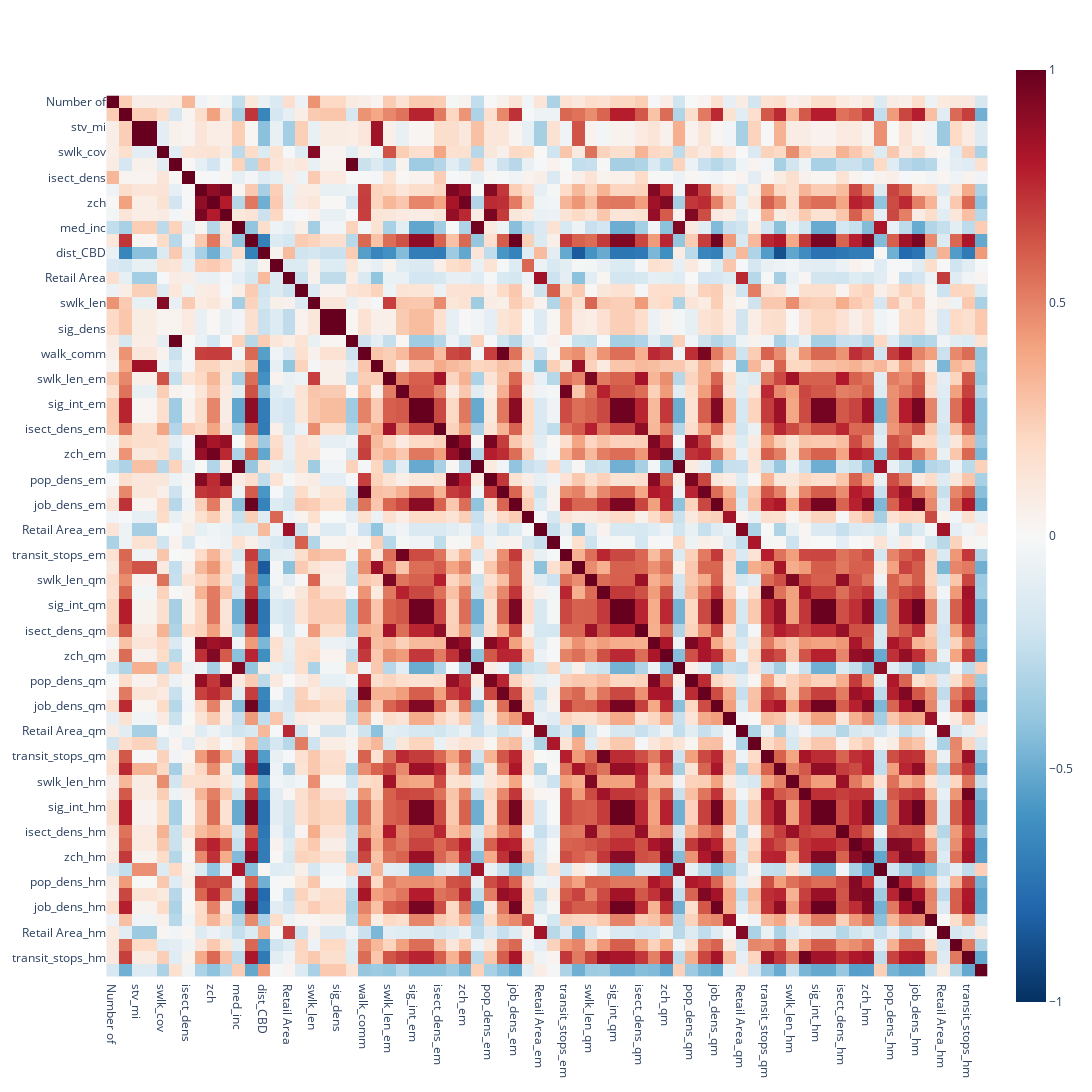

The cell this chart's notebook holds for it:
### Code cell
import plotly.express as px
corr = numeric.corr()
fig = px.imshow(corr, color_continuous_scale='RdBu_r', range_color=[-1, 1])
fig.update_layout(width=1500, height=1500)
fig.show()

### Figure 1 — Plotly figure (JSON) as saved in the notebook; plotly's stock layout.template omitted (floating-point values rounded to 4 significant figures; data arrays with more than 128 entries replaced by an {"elided": "..."} marker saying what was removed)
{"data": [{"coloraxis": "coloraxis", "hovertemplate": "x: %{x}<br>y: %{y}<br>color: %{z}<extra></extra>", "name": "0", "type": "heatmap", "x": ["Number of", "pm_tot", "stv_mi", "stv_ann", "swlk_cov", "bus_stops", "isect_dens", "hh", "zch", "pop_dens", "med_inc", "job_dens", "dist_CBD", "Commercial Area", "Retail Area", "Park Area", "swlk_len", "sig_int", "sig_dens", "tstop_dens", "walk_comm", "stv_mi_em", "swlk_len_em", "bus_stops_em", "sig_int_em", "sig_dens_em", "isect_dens_em", "hh_em", "zch_em", "med_inc_em", "pop_dens_em", "walk_comm_em", "job_dens_em", "Commercial Area_em", "Retail Area_em", "Park Area_em", "transit_stops_em", "stv_mi_qm", "swlk_len_qm", "bus_stops_qm", "sig_int_qm", "sig_dens_qm", "isect_dens_qm", "hh_qm", "zch_qm", "med_inc_qm", "pop_dens_qm", "walk_comm_qm", "job_dens_qm", "Commercial Area_qm", "Retail Area_qm", "Park Area_qm", "transit_stops_qm", "stv_mi_hm", "swlk_len_hm", "bus_stops_hm", "sig_int_hm", "sig_dens_hm", "isect_dens_hm", "hh_hm", "zch_hm", "med_inc_hm", "pop_dens_hm", "walk_comm_hm", "job_dens_hm", "Commercial Area_hm", "Retail Area_hm", "Park Area_hm", "transit_stops_hm", "speed_numeric"], "xaxis": "x", "y": ["Number of", "pm_tot", "stv_mi", "stv_ann", "swlk_cov", "bus_stops", "isect_dens", "hh", "zch", "pop_dens", "med_inc", "job_dens", "dist_CBD", "Commercial Area", "Retail Area", "Park Area", "swlk_len", "sig_int", "sig_dens", "tstop_dens", "walk_comm", "stv_mi_em", "swlk_len_em", "bus_stops_em", "sig_int_em", "sig_dens_em", "isect_dens_em", "hh_em", "zch_em", "med_inc_em", "pop_dens_em", "walk_comm_em", "job_dens_em", "Commercial Area_em", "Retail Area_em", "Park Area_em", "transit_stops_em", "stv_mi_qm", "swlk_len_qm", "bus_stops_qm", "sig_int_qm", "sig_dens_qm", "isect_dens_qm", "hh_qm", "zch_qm", "med_inc_qm", "pop_dens_qm", "walk_comm_qm", "job_dens_qm", "Commercial Area_qm", "Retail Area_qm", "Park Area_qm", "transit_stops_qm", "stv_mi_hm", "swlk_len_hm", "bus_stops_hm", "sig_int_hm", "sig_dens_hm", "isect_dens_hm", "hh_hm", "zch_hm", "med_inc_hm", "pop_dens_hm", "walk_comm_hm", "job_dens_hm", "Commercial Area_hm", "Retail Area_hm", "Park Area_hm", "transit_stops_hm", "speed_numeric"], "yaxis": "y", "z": {"elided": "70x70 float values"}}], "layout": {"coloraxis": {"cmax": 1, "cmin": -1, "colorscale": [[0, "rgb(5,48,97)"], [0.1, "rgb(33,102,172)"], [0.2, "rgb(67,147,195)"], [0.3, "rgb(146,197,222)"], [0.4, "rgb(209,229,240)"], [0.5, "rgb(247,247,247)"], [0.6, "rgb(253,219,199)"], [0.7, "rgb(244,165,130)"], [0.8, "rgb(214,96,77)"], [0.9, "rgb(178,24,43)"], [1, "rgb(103,0,31)"]]}, "height": 1500, "margin": {"t": 60}, "width": 1500, "xaxis": {"anchor": "y", "constrain": "domain", "domain": [0, 1], "scaleanchor": "y"}, "yaxis": {"anchor": "x", "autorange": "reversed", "constrain": "domain", "domain": [0, 1]}}}
